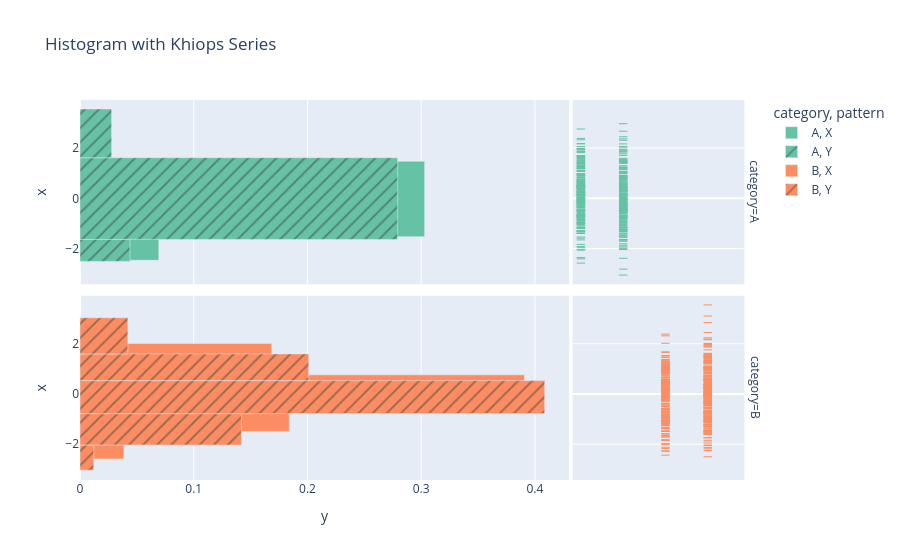

Write notebook code for a chart like this one.
### Markdown cell above
## Example 1: Simple Histogram with Automatic Binning

The key feature of Khisto is automatic optimal binning. When you don't specify `nbins`, Khisto analyzes your data and determines the best bin configuration.

### Code cell
import pandas as pd
import plotly.express as px

data = np.random.normal(0, 1, 1000)
data = pd.DataFrame(
    {
        "value": data,
        "category": np.random.choice(["A", "B"], size=1000),
        "pattern": np.random.choice(["X", "Y"], size=1000),
    }
)

fig = histogram(
    data,
    x="value",
    orientation="h",
    color="category",
    pattern_shape="pattern",
    # facet_col="pattern",
    title="Histogram with Khiops Series",
    color_discrete_sequence=px.colors.qualitative.Set2,
    facet_row="category",
    barmode="group",
    marginal="rug",
)
fig.show()

### Figure 1 — Plotly figure (JSON) as saved in the notebook; plotly's stock layout.template omitted (floating-point values rounded to 4 significant figures; data arrays with more than 128 entries replaced by an {"elided": "..."} marker saying what was removed)
{"data": [{"alignmentgroup": "True", "hovertemplate": "category=A<br>pattern=X<br>y=%{x}<br>x=%{y}<extra></extra>", "legendgroup": "A, X", "marker": {"color": "rgb(102,194,165)", "pattern": {"shape": ""}}, "name": "A, X", "offsetgroup": "A, X", "orientation": "h", "showlegend": true, "type": "bar", "width": [0.9375, 3, 0.9375], "x": [0.06926, 0.303, 0.02771], "xaxis": "x3", "y": [-1.969, 0.0, 1.969], "yaxis": "y3"}, {"alignmentgroup": "True", "boxpoints": "all", "fillcolor": "rgba(255,255,255,0)", "hoveron": "points", "hovertemplate": "category=A<br>pattern=X<br>x=%{y}<extra></extra>", "jitter": 0, "legendgroup": "A, X", "line": {"color": "rgba(255,255,255,0)"}, "marker": {"color": "rgb(102,194,165)", "symbol": "line-ew-open"}, "name": "A, X", "offsetgroup": "A, X", "showlegend": false, "type": "box", "xaxis": "x4", "y": {"elided": "261 float values"}, "yaxis": "y4"}, {"alignmentgroup": "True", "hovertemplate": "category=A<br>pattern=Y<br>y=%{x}<br>x=%{y}<extra></extra>", "legendgroup": "A, Y", "marker": {"color": "rgb(102,194,165)", "pattern": {"shape": "/"}}, "name": "A, Y", "offsetgroup": "A, Y", "orientation": "h", "showlegend": true, "type": "bar", "width": [0.875, 3.25, 1.938], "x": [0.04396, 0.2793, 0.02779], "xaxis": "x3", "y": [-2.062, 0.0, 2.594], "yaxis": "y3"}, {"alignmentgroup": "True", "boxpoints": "all", "fillcolor": "rgba(255,255,255,0)", "hoveron": "points", "hovertemplate": "category=A<br>pattern=Y<br>x=%{y}<extra></extra>", "jitter": 0, "legendgroup": "A, Y", "line": {"color": "rgba(255,255,255,0)"}, "marker": {"color": "rgb(102,194,165)", "symbol": "line-ew-open"}, "name": "A, Y", "offsetgroup": "A, Y", "showlegend": false, "type": "box", "xaxis": "x4", "y": {"elided": "248 float values"}, "yaxis": "y4"}, {"alignmentgroup": "True", "hovertemplate": "category=B<br>pattern=X<br>y=%{x}<br>x=%{y}<extra></extra>", "legendgroup": "B, X", "marker": {"color": "rgb(252,141,98)", "pattern": {"shape": ""}}, "name": "B, X", "offsetgroup": "B, X", "orientation": "h", "showlegend": true, "type": "bar", "width": [1.094, 0.75, 1.5, 1.25, 0.7812], "x": [0.03853, 0.1839, 0.3908, 0.1686, 0.02943], "xaxis": "x", "y": [-2.047, -1.125, 0.0, 1.375, 2.391], "yaxis": "y"}, {"alignmentgroup": "True", "boxpoints": "all", "fillcolor": "rgba(255,255,255,0)", "hoveron": "points", "hovertemplate": "category=B<br>pattern=X<br>x=%{y}<extra></extra>", "jitter": 0, "legendgroup": "B, X", "line": {"color": "rgba(255,255,255,0)"}, "marker": {"color": "rgb(252,141,98)", "symbol": "line-ew-open"}, "name": "B, X", "offsetgroup": "B, X", "showlegend": false, "type": "box", "xaxis": "x2", "y": {"elided": "231 float values"}, "yaxis": "y2"}, {"alignmentgroup": "True", "hovertemplate": "category=B<br>pattern=Y<br>y=%{x}<br>x=%{y}<extra></extra>", "legendgroup": "B, Y", "marker": {"color": "rgb(252,141,98)", "pattern": {"shape": "/"}}, "name": "B, Y", "offsetgroup": "B, Y", "orientation": "h", "showlegend": true, "type": "bar", "width": [1, 1.25, 1.312, 1.062, 1.438], "x": [0.0121, 0.1419, 0.4086, 0.2011, 0.04208], "xaxis": "x", "y": [-2.562, -1.438, -0.1562, 1.031, 2.281], "yaxis": "y"}, {"alignmentgroup": "True", "boxpoints": "all", "fillcolor": "rgba(255,255,255,0)", "hoveron": "points", "hovertemplate": "category=B<br>pattern=Y<br>x=%{y}<extra></extra>", "jitter": 0, "legendgroup": "B, Y", "line": {"color": "rgba(255,255,255,0)"}, "marker": {"color": "rgb(252,141,98)", "symbol": "line-ew-open"}, "name": "B, Y", "offsetgroup": "B, Y", "showlegend": false, "type": "box", "xaxis": "x2", "y": {"elided": "260 float values"}, "yaxis": "y2"}], "layout": {"annotations": [{"font": {}, "showarrow": false, "text": "category=B", "textangle": 90, "x": 0.98, "xanchor": "left", "xref": "paper", "y": 0.2425, "yanchor": "middle", "yref": "paper"}, {"font": {}, "showarrow": false, "text": "category=A", "textangle": 90, "x": 0.98, "xanchor": "left", "xref": "paper", "y": 0.7575, "yanchor": "middle", "yref": "paper"}], "legend": {"title": {"text": "category, pattern"}, "tracegroupgap": 0}, "title": {"text": "Histogram with Khiops Series"}, "xaxis": {"anchor": "y", "domain": [0, 0.7215], "title": {"text": "y"}}, "xaxis2": {"anchor": "y2", "domain": [0.7265, 0.98], "matches": "x2", "showgrid": false, "showline": false, "showticklabels": false, "ticks": ""}, "xaxis3": {"anchor": "y3", "domain": [0, 0.7215], "matches": "x", "showticklabels": false}, "xaxis4": {"anchor": "y4", "domain": [0.7265, 0.98], "matches": "x2", "showgrid": false, "showline": false, "showticklabels": false, "ticks": ""}, "yaxis": {"anchor": "x", "domain": [0, 0.485], "title": {"text": "x"}}, "yaxis2": {"anchor": "x2", "domain": [0, 0.485], "matches": "y", "showgrid": true, "showticklabels": false}, "yaxis3": {"anchor": "x3", "domain": [0.515, 1], "matches": "y", "title": {"text": "x"}}, "yaxis4": {"anchor": "x4", "domain": [0.515, 1], "matches": "y", "showgrid": true, "showticklabels": false}}}
